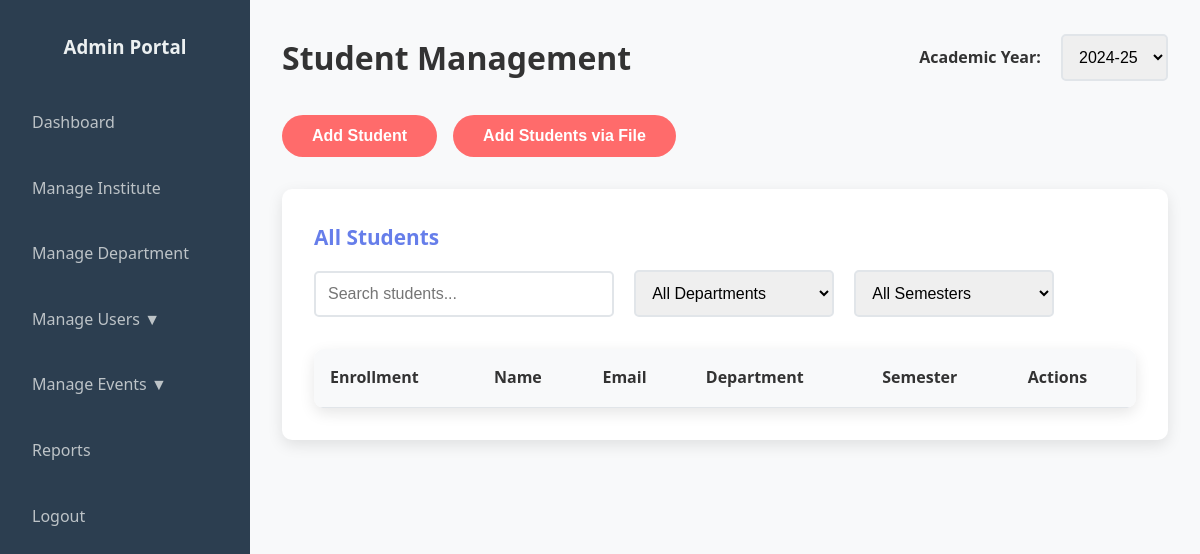
Before: /manage-student.php with the older database file.
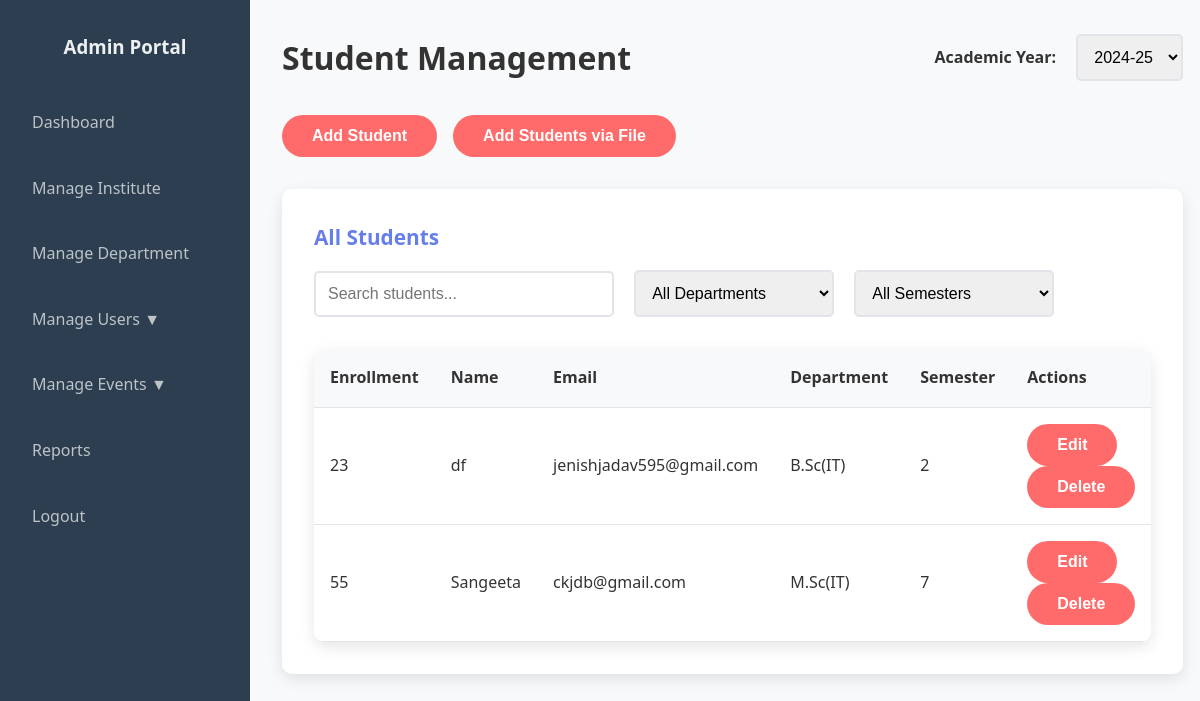
After: the same page with the newer database file.
### tables this page shows
CREATE TABLE `tblstudent` (
  `enro` int(11) NOT NULL,
  `userid` int(11) NOT NULL,
  `semesterid` int(11) NOT NULL,
  `divisionid` int(11) NOT NULL
);

CREATE TABLE `tbluser` (
  `id` int(11) NOT NULL,
  `departmentid` int(11) NOT NULL,
  `fname` varchar(20) NOT NULL,
  `lname` varchar(20) NOT NULL,
  `address` varchar(30) NOT NULL,
  `cityid` int(11) NOT NULL,
  `gender` char(1) NOT NULL,
  `dob` date NOT NULL,
  `contact` bigint(20) NOT NULL,
  `emailid` varchar(30) NOT NULL,
  `password` varchar(15) NOT NULL
);

CREATE TABLE `tbldepartment` (
  `id` int(11) NOT NULL,
  `name` varchar(20) NOT NULL,
  `status` varchar(20) NOT NULL,
  `instituteid` int(11) NOT NULL
);

CREATE TABLE `tblsemester` (
  `id` int(11) NOT NULL,
  `name` int(11) NOT NULL
);

### manage-student.php (the view, shortened to what this page needs)
<?php require_once 'config.php'; ?>
<!DOCTYPE html>
<html lang="en">
<head>
    <link rel="stylesheet" href="styles.css">
</head>
<body>
    <div class="dashboard-container">
        <nav class="sidebar">
            <h3>Admin Portal</h3>
            <ul class="sidebar-menu">
                <li><a href="admin-dashboard.php">Dashboard</a></li>
                <li><a href="institute.php">Manage Institute</a></li>
                <li><a href="department.php">Manage Department</a></li>
                <li class="dropdown">
                    <a href="#" onclick="toggleDropdown('users')" class="dropdown-toggle">Manage Users ▼</a>
                </li>
                <li class="dropdown">
                    <a href="#" onclick="toggleDropdown('events')" class="dropdown-toggle">Manage Events ▼</a>
                </li>
                <li><a href="reports.php">Reports</a></li>
                <li><a href="home.php" onclick="logout()">Logout</a></li>
            </ul>
        </nav>
        <main class="dashboard-content">
            <div style="display: flex; justify-content: space-between; align-items: center; margin-bottom: 2rem;">
                <h1>Student Management</h1>
                <div>
                    <label for="academicYear" style="margin-right: 1rem; font-weight: 600;">Academic Year:</label>
                    <select id="academicYear" class="form-control" style="width: auto; display: inline-block;">
                        <option value="2024-25" selected>2024-25</option>
                    </select>
                </div>
            </div>
            <div style="margin-bottom: 2rem; display: flex; gap: 1rem;">
                <button class="btn" onclick="window.location.href='add-student.php'">Add Student</button>
                <button class="btn" onclick="showBulkUpload()">Add Students via File</button>
            </div>
            <div class="card">
                <h3>All Students</h3>
                <div style="margin-bottom: 1rem;">
                    <input type="text" id="searchStudent" class="form-control" placeholder="Search students..." style="width: 300px; display: inline-block;">
                    <select id="filterDept" class="form-control" style="width: 200px; display: inline-block; margin-left: 1rem;">
                        <option value="">All Departments</option>
                    </select>
                    <select id="filterSemester" class="form-control" style="width: 200px; display: inline-block; margin-left: 1rem;">
                        <option value="">All Semesters</option>
                    </select>
                </div>
                <div class="table-container">
                    <table class="table">
                        <thead>
                            <tr>
                                <th>Enrollment</th>
                                <th>Name</th>
                                <th>Email</th>
                                <th>Department</th>
                                <th>Semester</th>
                                <th>Actions</th>
                            </tr>
                        </thead>
                        <tbody>
                            <tr>
                            <?php
                            $query = "SELECT s.enro, u.fname, u.emailid, d.name, sem.name FROM tblstudent s JOIN tbluser u ON s.userid=u.id JOIN tbldepartment d ON u.departmentid=d.id JOIN tblsemester sem ON s.semesterid=sem.id";
                            $q = mysqli_query($connect, $query);
                            while ($r = mysqli_fetch_row($q))
                            {
                                echo "<tr>"
                                    . "<td>$r[0]</td>"
                                    . "<td>$r[1]</td>"
                                    . "<td>$r[2]</td>"
                                    . "<td>$r[3]</td>"
                                    . "<td>$r[4]</td>"
                                    . "<td>"
                                        . "<button class='btn'>Edit</button>"
                                        . "<button class='btn'>Delete</button>"
                                    . "</td>"
                                    . "</tr>";
                            }
                            ?>
                        </tbody>
                    </table>
                </div>
            </div>
        </main>
    </div>
</body>
</html>

### config.php (shortened to what this page needs)
<!DOCTYPE html>
<html>
    <head>
    </head>
    <body>
    </body>
</html>

### styles.css (style rules this page uses)
* { margin: 0; padding: 0; box-sizing: border-box; }
body { font-family: 'Segoe UI', Tahoma, Geneva, Verdana, sans-serif; line-height: 1.6; color: #333; background-color: #f8f9fa; }
.btn { display: inline-block; padding: 12px 30px; background-color: #ff6b6b; color: white; text-decoration: none; border-radius: 25px; font-weight: 600; transition: all 0.3s ease; border: none; cursor: pointer; font-size: 1rem; }
.card { background: white; border-radius: 10px; padding: 2rem; box-shadow: 0 5px 15px rgba(0,0,0,0.1); transition: transform 0.3s ease, box-shadow 0.3s ease; }
.card h3 { color: #667eea; margin-bottom: 1rem; font-size: 1.3rem; }
.form-control { width: 100%; padding: 12px; border: 2px solid #e1e5e9; border-radius: 5px; font-size: 1rem; transition: border-color 0.3s ease; }
.dashboard-container { display: flex; min-height: 100vh; }
.sidebar { width: 250px; background: #2c3e50; color: white; padding: 2rem 0; position: fixed; height: 100vh; overflow-y: auto; }
.sidebar h3 { text-align: center; margin-bottom: 2rem; color: #ecf0f1; }
.sidebar-menu { list-style: none; }
.sidebar-menu li { margin-bottom: 0.5rem; }
.sidebar-menu a { display: block; color: #bdc3c7; text-decoration: none; padding: 1rem 2rem; transition: all 0.3s ease; }
.dashboard-content { margin-left: 250px; padding: 2rem; flex: 1; }
.table-container { background: white; border-radius: 10px; overflow: hidden; box-shadow: 0 5px 15px rgba(0,0,0,0.1); margin-top: 2rem; }
.table { width: 100%; border-collapse: collapse; }
.table th, .table td { padding: 1rem; text-align: left; border-bottom: 1px solid #e1e5e9; }
.table th { background-color: #f8f9fa; font-weight: 600; color: #333; }

### manage-student.php (style rules this page uses)
.dropdown { position: relative; }
.dropdown-toggle { display: flex; justify-content: space-between; align-items: center; }

Changed rows visible on the page:
added tblstudent: enro "23", userid.fname "df", userid.emailid "jenishjadav595@gmail.com", tbldepartment.name "B.Sc(IT)", semesterid.name "2"
added tblstudent: enro "55", userid.fname "Sangeeta", userid.emailid "ckjdb@gmail.com", tbldepartment.name "M.Sc(IT)", semesterid.name "7"
